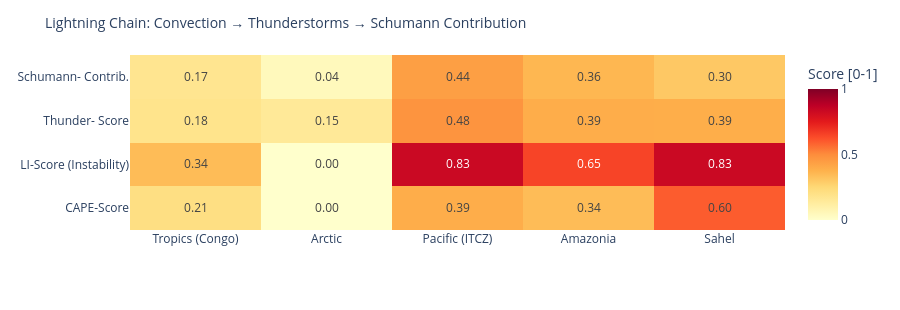

Write notebook code for a chart like this one.
### Code cell
# ============================================================
# LIGHTNING CHAIN: Convection → Thunderstorms → Schumann
# Shows the causal chain per measurement point as heatmap
# ============================================================

def cape_score(v):
    """CAPE → normalized score [0,1]"""
    if v is None or pd.isna(v): return 0.0
    return min(1.0, float(v) / 3000)

def li_score(v):
    """Lifted Index: negative = unstable → score [0,1]"""
    if v is None or pd.isna(v): return 0.3
    return min(1.0, max(0.0, (-float(v) + 6) / 12))

def cloud_score(v):
    if v is None or pd.isna(v): return 0.3
    return float(v) / 100

def thunder_score(row):
    """Kombinierter Gewitterwahrscheinlichkeits-Score
    CAPE + LI + Bedeckung + WMO-Gewitter + konvektiver Niederschlag (showers)
    Hinweis: X-Ray und Kp sind kein Bestandteil – nur geomagn./solarer Kontext.
    """
    cs = cape_score(row.get('cape'))
    ls = li_score(row.get('li'))
    cl = cloud_score(row.get('cloud'))
    t  = 1.0 if row.get('thunderstorm') else 0.0
    # Convective precipitation (showers) as additional indicator
    sh = min(1.0, (row.get('showers') or 0) / 5.0)
    return round(cs * 0.30 + ls * 0.25 + cl * 0.15 + t * 0.20 + sh * 0.10, 3)

def schumann_contribution(t_score, lat):
    """Schumann contribution: higher in tropics (±30°), scaled by thunderstorm score"""
    lat_weight = max(0.3, 1.0 - abs(lat) / 60)
    return round(t_score * lat_weight, 3)

df_atm['cape_score']   = df_atm.apply(lambda r: cape_score(r['cape']), axis=1)
df_atm['li_score']     = df_atm.apply(lambda r: li_score(r['li']),    axis=1)
df_atm['thunder_score']= df_atm.apply(lambda r: thunder_score(r.to_dict()), axis=1)
df_atm['schumann_contribution'] = df_atm.apply(
    lambda r: schumann_contribution(r['thunder_score'], r['lat']), axis=1)

metrics = ['cape_score', 'li_score', 'thunder_score', 'schumann_contribution']
labels  = ['CAPE-Score', 'LI-Score\n(Instability)', 'Thunder-\nScore', 'Schumann-\nContrib.']
z_data  = [df_atm[m].tolist() for m in metrics]

fig = go.Figure(go.Heatmap(
    z=z_data,
    x=df_atm['point'].tolist(),
    y=labels,
    colorscale='YlOrRd',
    zmin=0, zmax=1,
    text=[[f'{v:.2f}' for v in row] for row in z_data],
    texttemplate='%{text}', textfont=dict(size=12),
    colorbar=dict(title='Score [0-1]')
))
fig.update_layout(
    title=dict(text='Lightning Chain: Convection → Thunderstorms → Schumann Contribution', font=dict(size=14)),
    height=310,
    plot_bgcolor='rgba(0,0,0,0)', paper_bgcolor='rgba(0,0,0,0)',
    margin=dict(l=130, r=80, t=55, b=80)
)
fig.show()

### Figure 1 — Plotly figure (JSON) as saved in the notebook; plotly's stock layout.template omitted (floating-point values rounded to 4 significant figures)
{"data": [{"colorbar": {"title": {"text": "Score [0-1]"}}, "colorscale": [[0.0, "rgb(255,255,204)"], [0.125, "rgb(255,237,160)"], [0.25, "rgb(254,217,118)"], [0.375, "rgb(254,178,76)"], [0.5, "rgb(253,141,60)"], [0.625, "rgb(252,78,42)"], [0.75, "rgb(227,26,28)"], [0.875, "rgb(189,0,38)"], [1.0, "rgb(128,0,38)"]], "text": [["0.21", "0.00", "0.39", "0.34", "0.60"], ["0.34", "0.00", "0.83", "0.65", "0.83"], ["0.18", "0.15", "0.48", "0.39", "0.39"], ["0.17", "0.04", "0.44", "0.36", "0.30"]], "textfont": {"size": 12}, "texttemplate": "%{text}", "type": "heatmap", "x": ["Tropics (Congo)", "Arctic", "Pacific (ITCZ)", "Amazonia", "Sahel"], "y": ["CAPE-Score", "LI-Score\n(Instability)", "Thunder-\nScore", "Schumann-\nContrib."], "z": [[0.21, 0.0, 0.3933, 0.3433, 0.5967], [0.3417, 0.0, 0.8333, 0.65, 0.8333], [0.184, 0.15, 0.478, 0.393, 0.389], [0.172, 0.045, 0.438, 0.36, 0.305]], "zmax": 1, "zmin": 0}], "layout": {"height": 310, "margin": {"b": 80, "l": 130, "r": 80, "t": 55}, "paper_bgcolor": "rgba(0,0,0,0)", "plot_bgcolor": "rgba(0,0,0,0)", "title": {"font": {"size": 14}, "text": "Lightning Chain: Convection → Thunderstorms → Schumann Contribution"}}}
